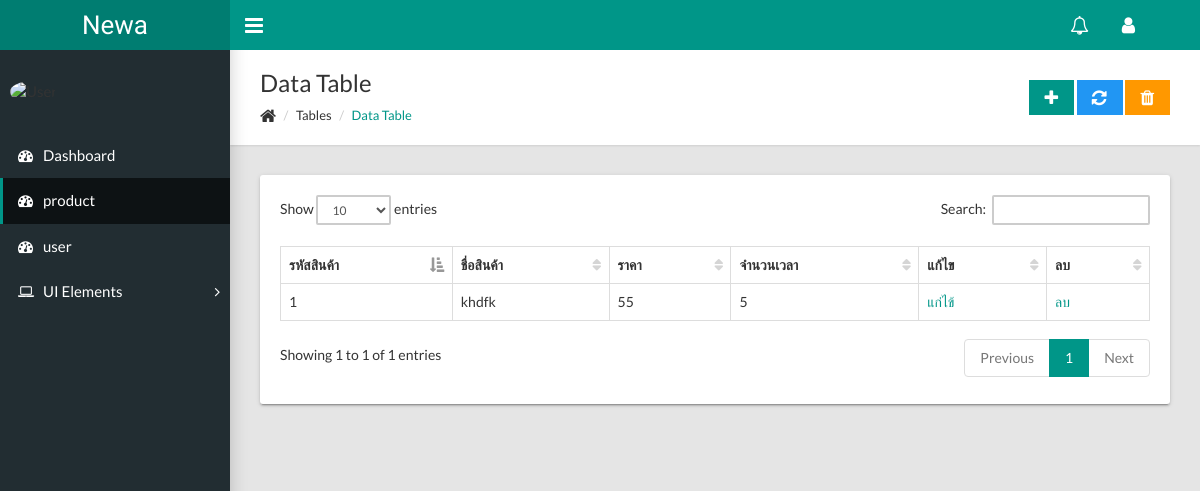
The app's page /dashboard/product.php with its own data.
### tables this page shows
CREATE TABLE IF NOT EXISTS `product` (
  `product_id` int(3) NOT NULL,
  `product_name` varchar(255) NOT NULL,
  `product_detail` varchar(255) NOT NULL,
  `product_price` int(10) NOT NULL,
  `product_quantity` int(10) NOT NULL
);

### dashboard/include/view_all_products.php (the view, shortened to what this page needs)
<div class="page-title">
  <div>
    <h1>Data Table</h1>
    <ul class="breadcrumb side">
      <li><i class="fa fa-home fa-lg"></i></li>
      <li>Tables</li>
      <li class="active"><a href="#">Data Table</a></li>
    </ul>
  </div>
  <div>
    <a class="btn btn-primary btn-flat" href="product.php?source=product_add"><i class="fa fa-lg fa-plus"></i></a>
    <a class="btn btn-info btn-flat" href="#"><i class="fa fa-lg fa-refresh"></i></a>
    <a class="btn btn-warning btn-flat" href="#"><i class="fa fa-lg fa-trash"></i></a>
  </div>
</div>
<div class="row">
  <div class="col-md-12">
    <div class="card">
      <div class="card-body">
        <table class="table table-hover table-bordered" id="sampleTable">
          <thead>
            <tr>
              <th>รหัสสินค้า</th>
							<th>ชื่อสินค้า</th>
							<th>ราคา</th>
							<th>จำนวนเวลา</th>
							<th>แก้ไข</th>
							<th>ลบ</th>
            </tr>
          </thead>
          <tbody>
            <?php
							$sql = "select * from product";
							$result = mysqli_query($conn, $sql);
							while ($row = mysqli_fetch_array($result)){
								$product_id = $row["product_id"];
								$product_name = $row["product_name"];
								$product_quantity = $row["product_quantity"];
								$product_price = $row["product_price"];
								echo "<tr>
										<td>$product_id</td>
										<td>$product_name</td>
										<td>$product_quantity</td>
										<td>$product_price</td>
										<td><a href='product.php?source=product_edit&id=$product_id'>แก่ไข้</a></td>
										<td><a href='product.php?id=$product_id' onclick='return confirm(\"ยืนยันการลบ\");'>ลบ</a></td>
									</tr>";
							}
						?>
          </tbody>
        </table>
      </div>
    </div>
  </div>
</div>

### records on screen
product: product_id "1", product_name "khdfk", product_quantity "55", product_price "5"
